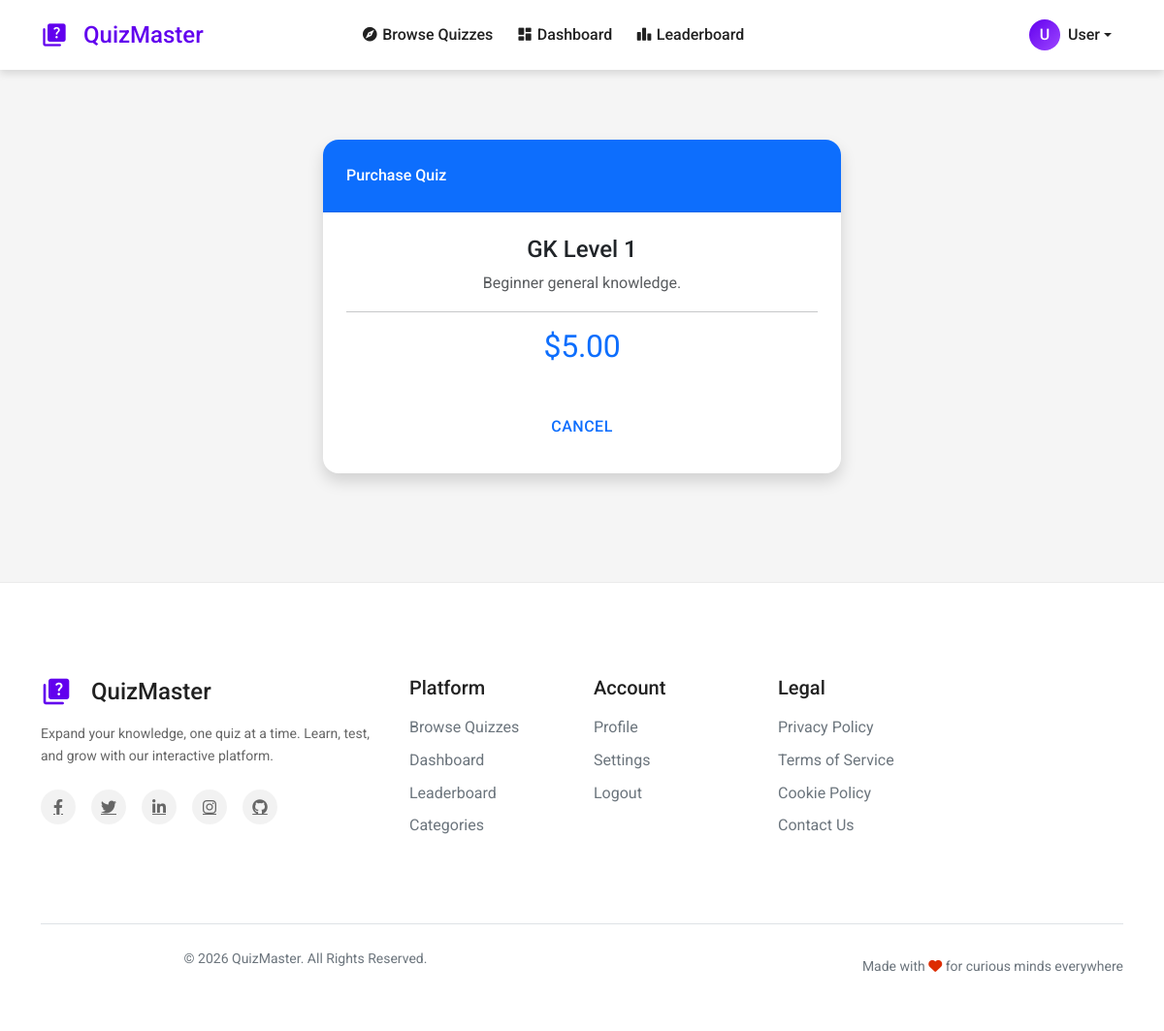
/user/buy.php?quiz_id=1 (signed in), run on the app's committed database.
### tables this page shows
CREATE TABLE `quizzes` (
  `id` int(11) NOT NULL,
  `category_id` int(11) NOT NULL,
  `title` varchar(200) NOT NULL,
  `description` text DEFAULT NULL,
  `price` decimal(10,2) DEFAULT 0.00,
  `time_limit` int(11) NOT NULL COMMENT 'In minutes',
  `total_marks` int(11) NOT NULL,
  `pass_percentage` int(11) NOT NULL DEFAULT 50,
  `status` enum('active','inactive') DEFAULT 'active',
  `created_at` timestamp NOT NULL DEFAULT current_timestamp(),
  `max_attempts` int(11) DEFAULT 0 COMMENT '0 for unlimited',
  `enable_certificate` tinyint(1) DEFAULT 0
);

### user/buy.php (the view, shortened to what this page needs)
<?php
require_once 'includes/header.php';
$quiz_id = $_GET['quiz_id'] ?? 0;
$stmt = $pdo->prepare("SELECT * FROM quizzes WHERE id = ?");
$stmt->execute([$quiz_id]);
$quiz = $stmt->fetch();
?>
<div class="container mt-5">
    <div class="row justify-content-center">
        <div class="col-md-6">
            <div class="card text-center shadow">
                <div class="card-header bg-primary text-white">Purchase Quiz</div>
                <div class="card-body">
                    <h4 class="card-title"><?php echo htmlspecialchars($quiz['title']); ?></h4>
                    <p class="card-text text-muted"><?php echo htmlspecialchars($quiz['description']); ?></p>
                    <hr>
                    <h2 class="text-primary mb-4">$<?php echo number_format($quiz['price'], 2); ?></h2>
                    <a href="quizzes.php" class="btn btn-link mt-3">Cancel</a>
                </div>
            </div>
        </div>
    </div>
</div>
<?php require_once 'includes/footer.php'; ?>

### assets/css/style.css (style rules this page uses)
:root { --primary-color: #6200ee; --primary-light: #9d46ff; --primary-dark: #0a00b6; --secondary-color: #03dac6; --secondary-light: #66fff9; --secondary-dark: #00a896; --surface-color: #ffffff; --background-color: #f5f5f5; --error-color: #b00020; --success-color: #00c853; --warning-color: #ffab00; --text-primary: #212121; --text-secondary: #666666; --text-disabled: #9e9e9e; --border-radius: 8px; --border-radius-lg: 16px; --border-radius-xl: 24px; --shadow-1: 0 2px 4px rgba(0, 0, 0, 0.1); --shadow-2: 0 4px 8px rgba(0, 0, 0, 0.12); --shadow-3: 0 8px 16px rgba(0, 0, 0, 0.14); --shadow-4: 0 16px 32px rgba(0, 0, 0, 0.16); --transition: all 0.3s cubic-bezier(0.4, 0, 0.2, 1); }
* { margin: 0; padding: 0; box-sizing: border-box; }
body { font-family: 'Roboto', 'Segoe UI', Arial, sans-serif; background-color: var(--background-color); color: var(--text-primary); line-height: 1.6; -webkit-font-smoothing: antialiased; -moz-osx-font-smoothing: grayscale; }
h1, h2, h3, h4, h5, h6 { font-weight: 500; line-height: 1.2; margin-bottom: 1rem; }
h2 { font-size: 2rem; font-weight: 400; letter-spacing: -0.00833em; }
p { margin-bottom: 1rem; }
.card { background-color: var(--surface-color); border-radius: var(--border-radius-lg); box-shadow: var(--shadow-1); transition: var(--transition); border: none; overflow: hidden; margin-bottom: 1.5rem; }
.card-header { background-color: transparent; border-bottom: 1px solid rgba(0, 0, 0, 0.08); padding: 1.5rem; font-weight: 500; color: var(--text-primary); display: flex; align-items: center; justify-content: space-between; }
.card-body { padding: 1.5rem; }
.btn { padding: 0.75rem 1.5rem; border-radius: var(--border-radius); border: none; font-weight: 500; text-transform: uppercase; letter-spacing: 0.5px; transition: var(--transition); cursor: pointer; display: inline-flex; align-items: center; justify-content: center; gap: 0.5rem; text-decoration: none; position: relative; overflow: hidden; }
.btn::after { content: ''; position: absolute; top: 50%; left: 50%; width: 5px; height: 5px; background: rgba(255, 255, 255, 0.5); opacity: 0; border-radius: 100%; transform: scale(1, 1) translate(-50%); transform-origin: 50% 50%; }
.text-primary { color: var(--primary-color); }
.bg-primary { background-color: var(--primary-color); }
.mb-4 { margin-bottom: 1.5rem !important; }
.mt-3 { margin-top: 1rem !important; }
.mt-5 { margin-top: 3rem !important; }
.text-center { text-align: center; }

### data on the page
quizzes: title "GK Level 1", description "Beginner general knowledge.", price "5.00"

### other printed values
APP_NAME "QuizMaster"
substr($_SESSION['username'] ?? 'U', 0, 1) "U"
$_SESSION['username'] "User"
